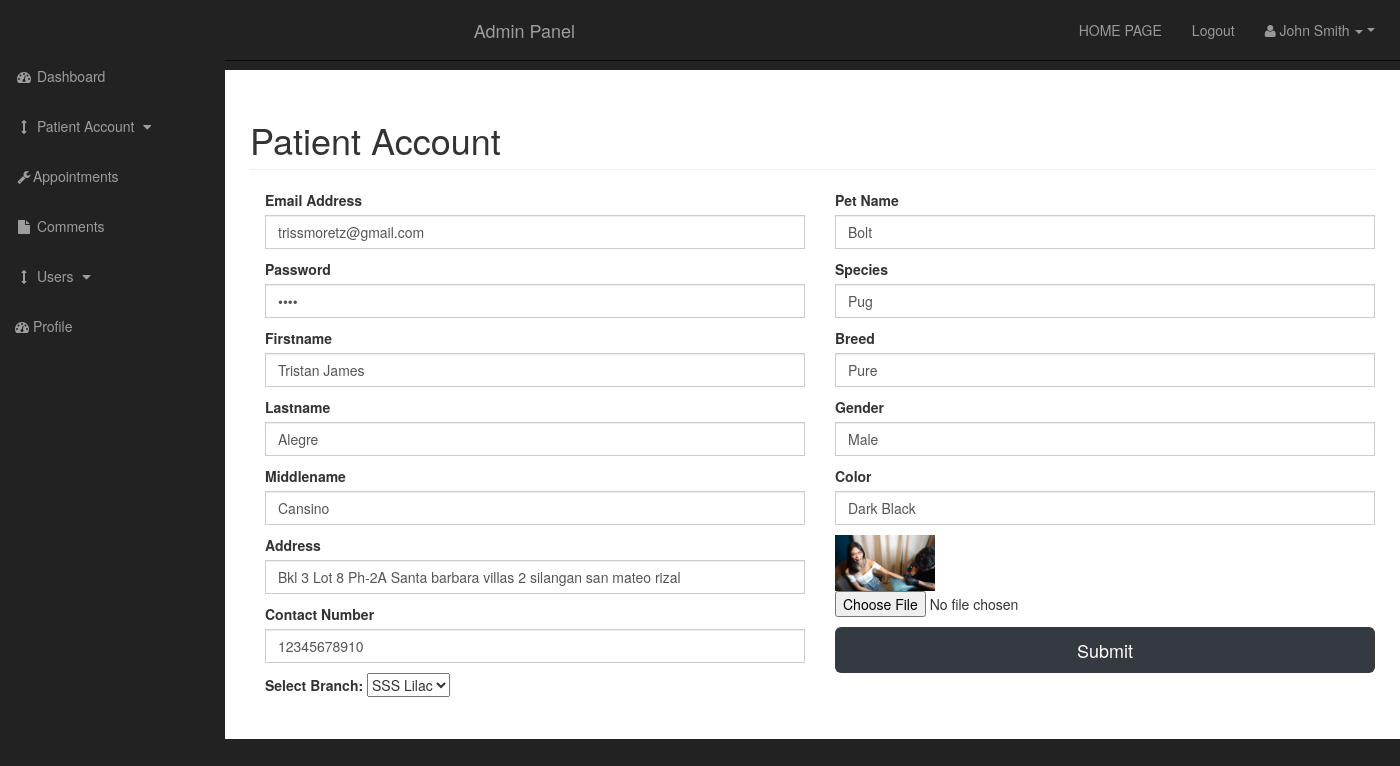
The page /admin/client_user.php?source=edit_client_user&p_id=1 on the database its author committed.
### tables this page shows
CREATE TABLE `tbl_clients` (
  `client_id` int(11) NOT NULL,
  `client_firstname` varchar(255) NOT NULL,
  `client_lastname` varchar(255) NOT NULL,
  `client_middlename` varchar(255) NOT NULL,
  `client_email` varchar(244) NOT NULL,
  `client_password` varchar(20) NOT NULL,
  `client_address` varchar(255) NOT NULL,
  `client_contactnum` bigint(12) NOT NULL,
  `client_branch` varchar(11) NOT NULL,
  `pet_name` varchar(244) NOT NULL,
  `pet_breed` varchar(255) NOT NULL,
  `pet_species` varchar(255) NOT NULL,
  `pet_gender` varchar(255) NOT NULL,
  `pet_color` varchar(255) NOT NULL,
  `pet_image` text NOT NULL
);

### admin/includes/edit_client_user.php (the view, shortened to what this page needs)
<?php
    if(isset($_GET['p_id'])){
                                 $the_post_id = $_GET['p_id'];
                                    $query = "SELECT * FROM tbl_clients WHERE client_id = $the_post_id ";
                                    $select_posts_query = mysqli_query ($connection, $query);
                                    while($row = mysqli_fetch_assoc($select_posts_query)){
                                        $client_firstname = $row['client_firstname'];
                                        $client_lastname = $row['client_lastname'];
                                        $client_middlename = $row['client_middlename'];
                                        $client_email = $row['client_email'];
                                        $client_password = $row['client_password'];
                                        $client_address = $row['client_address'];
                                        $client_contactnum = $row['client_contactnum'];
                                        $pname = $row['pet_name'];
                                        $pbreed = $row['pet_breed'];
                                        $pspecies = $row['pet_species'];
                                        $pgender = $row['pet_gender'];
                                        $pcolor = $row['pet_color'];
                                        $pet_image = $row['pet_image'];
                }
    }
?>
   <form action="" method="post" enctype="multipart/form-data">
  <div class="container">
         <div class="row">
             <div class="col">
                <label for="validationCustomUsername">Email Address</label>
                <div class="input-group mb-3">
                            <input type="email" name="client_email" class="form-control" id="validationCustom01" placeholder="email@example.com"  aria-label="Email" aria-describedby="basic-addon1" value="<?php echo $client_email; ?>">
                    </div>
                    <label for="validationCustomUsername">Password</label>
                <div class="input-group mb-3">
                            <input type="password" name="client_password" class="form-control" id="validationCustom01" placeholder="Enter your password"  aria-label="Password" aria-describedby="basic-addon1" value="<?php echo $client_password; ?>">
                    </div>
                    <label for="validationCustomUsername">Firstname</label>
                <div class="input-group mb-3">
                            <input type="text" name="client_firstname" class="form-control" id="validationCustom01" placeholder="Firstname"  aria-label="Lastname" aria-describedby="basic-addon1" value="<?php echo $client_firstname; ?>">
                    </div>
                    <label for="validationCustomUsername">Lastname</label>
                <div class="input-group mb-3">
                            <input type="text" name="client_lastname" class="form-control" id="validationCustom01" placeholder="Lastname"  aria-label="Lastname" aria-describedby="basic-addon1" value="<?php echo $client_lastname; ?>">
                    </div>
                    <label for="validationCustomUsername">Middlename</label>
                <div class="input-group mb-3">
                            <input type="text" name="client_middlename" class="form-control" id="validationCustom01" placeholder="Middlename"  aria-label="Middlename" aria-describedby="basic-addon1" value="<?php echo $client_middlename; ?>">
                    </div>
                    <label for="validationCustomUsername">Address</label>
                <div class="input-group mb-3">
                            <input type="text" name="client_address" class="form-control" id="validationCustom01" placeholder="Address"  aria-label="Address" aria-describedby="basic-addon1" value="<?php echo $client_address; ?>">
                    </div>
                    <label for="validationCustomUsername">Contact Number</label>
                <div class="input-group mb-3">
                            <input type="text" name="client_contactnum" class="form-control" id="validationCustom01" placeholder="Contact Number"  aria-label="Contact number" aria-describedby="basic-addon1" value="<?php echo $client_contactnum; ?>">
                    </div>
              <div class="form-group">
        <label for="client_branch">Select Branch: </label>
        <select name="client_branch" id="">
            <option value="SSS Lilac">SSS Lilac</option>
        </select>
    </div>
             </div>
             <div class="col">
                 <label for="validationCustomUsername">Pet Name</label>
                <div class="input-group mb-3">
                            <input type="text" name="pet_name" class="form-control" id="validationCustom01" placeholder="Pet name"  aria-label="Petname" aria-describedby="basic-addon1" value="<?php echo $pname; ?>">
                    </div>
                    <label for="validationCustomUsername">Species</label>
                <div class="input-group mb-3">
                            <input type="text" name="pet_species" class="form-control" id="validationCustom01" placeholder="Species"  aria-label="Contact number" aria-describedby="basic-addon1" value="<?php echo $pspecies; ?>">
                    </div>
                    <label for="validationCustomUsername">Breed</label>
                <div class="input-group mb-3">
                            <input type="text" name="pet_breed" class="form-control" id="validationCustom01" placeholder="Breed"  aria-label="Breed" aria-describedby="basic-addon1" value="<?php echo $pbreed; ?>">
                    </div>
                    <label for="validationCustomUsername">Gender</label>
                <div class="input-group mb-3">
                            <input type="text" name="pet_gender" class="form-control" id="validationCustom01" placeholder="Gender"  aria-label="Gender" aria-describedby="basic-addon1" value="<?php echo $pgender; ?>">
                    </div>
                    <label for="validationCustomUsername">Color</label>
                <div class="input-group mb-3">
                            <input type="text" name="pet_color" class="form-control" id="validationCustom01" placeholder="Color"  aria-label="Color" aria-describedby="basic-addon1" value="<?php echo $pcolor; ?>">
                    </div>
                    <div class="input-group mb-3">
                            <img width="100" src="./images/<?php echo $pet_image; ?>" alt="">
                            <input type="file" name="pet_image">
                    </div>
                   <button class="btn btn-dark btn-lg btn-block" type="submit" name="edit_user">Submit</button>
             </div>
         </div>
    </div>
</form>

### admin/css/sb-admin.css (style rules this page uses)
body { margin-top: 100px; background-color: #222; }
@media (min-width:768px) { body { margin-top: 50px; } }

### rows shown on the page
tbl_clients: client_email "trissmoretz@gmail.com", client_firstname "Tristan James", client_lastname "Alegre", client_middlename "Cansino", client_address "Bkl 3 Lot 8 Ph-2A Santa barbara villas 2 silangan san mateo rizal", client_contactnum "12345678910", pet_name "Bolt", pet_species "Pug", pet_breed "Pure", pet_gender "Male", pet_color "Dark Black", pet_image (picture)
